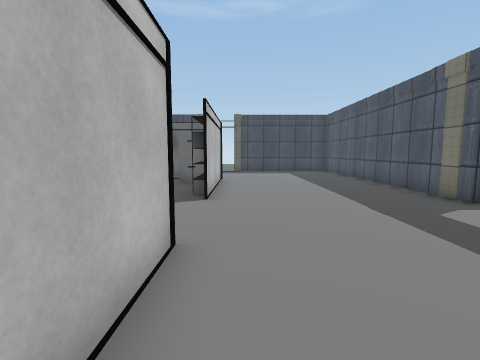
[1] (above)

20 first-person views from a walk through a 3-D level made in the Unity game engine. The camera is 1.2 m above the floor, tilts 6° down and sees 85° across. Doors are open. The floor is counted in squares, 1 m on a side. Each view is taken from the middle of a square. On the plan, view 1 faces up. The plan holds only what a view shows up to about 12 squares ahead; the rest is blank. The place goes on beyond the plan. Some surface patterns are stand-ins.

[2]
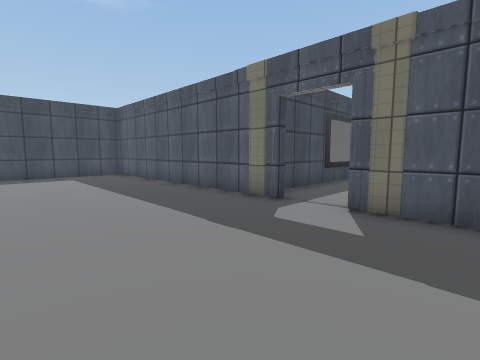

[3]
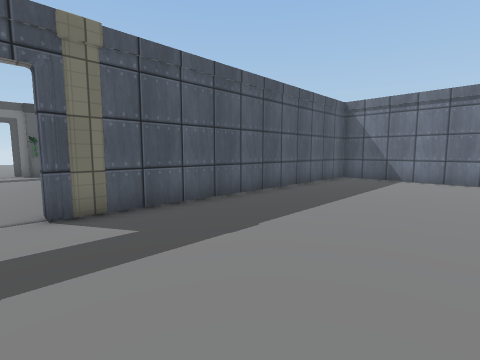

[4]
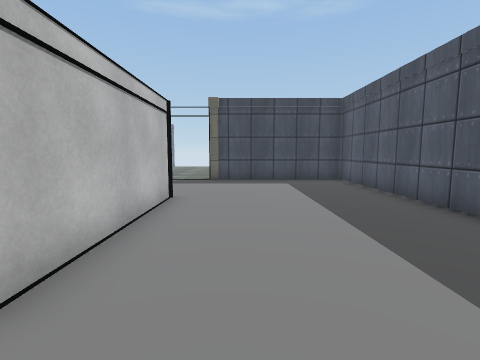

[5]
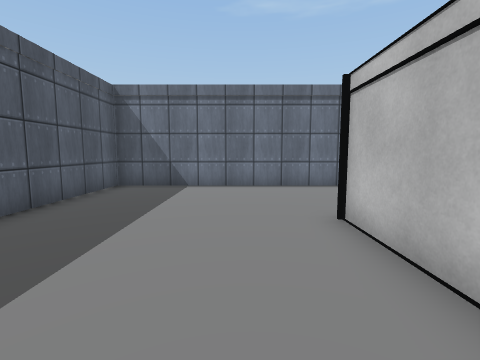

[6]
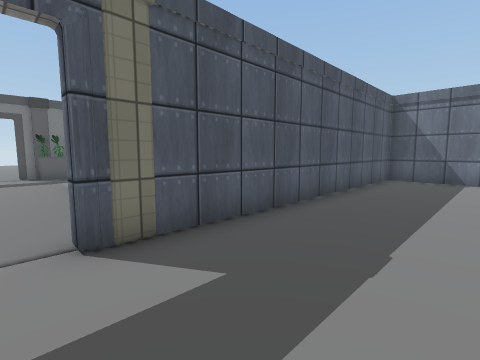

[7]
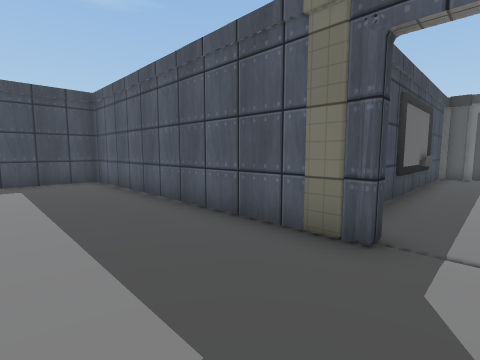

[8]
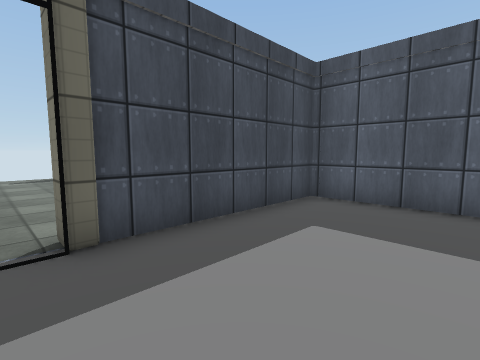

[9]
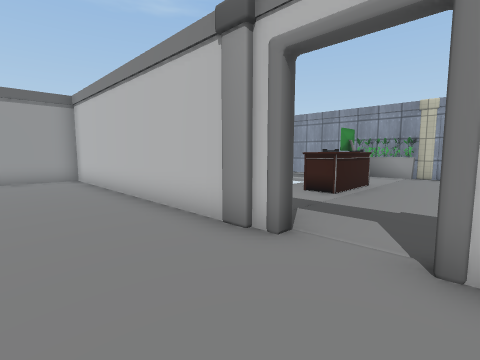

[10]
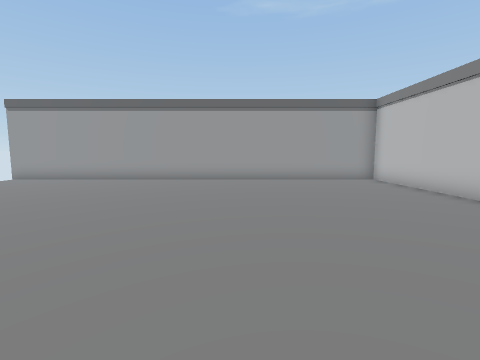

[11]
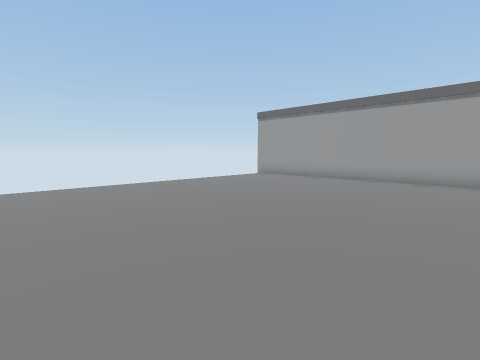

[12]
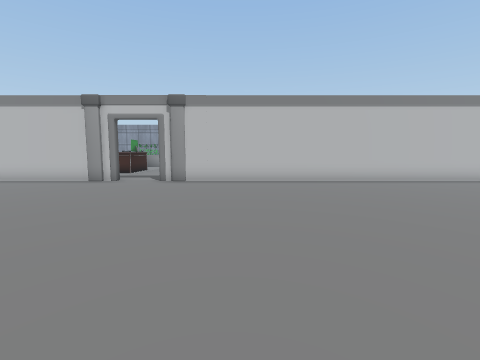

[13]
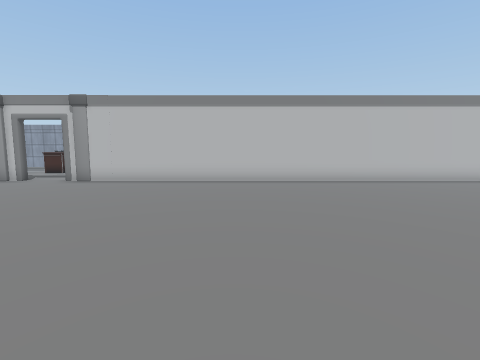

[14]
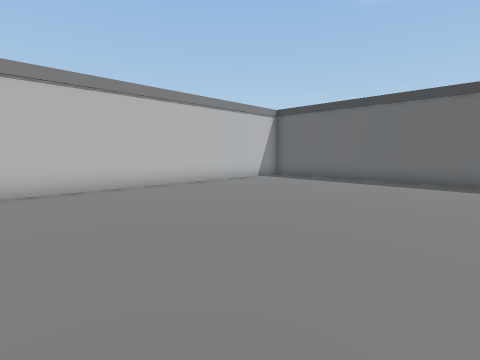

[15]
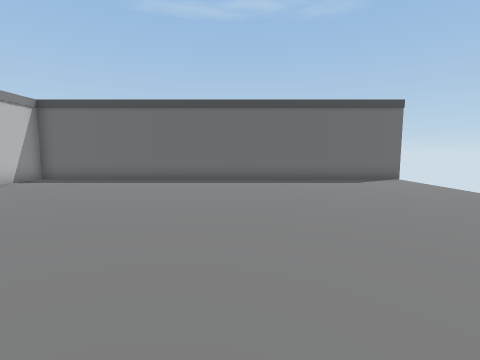

[16]
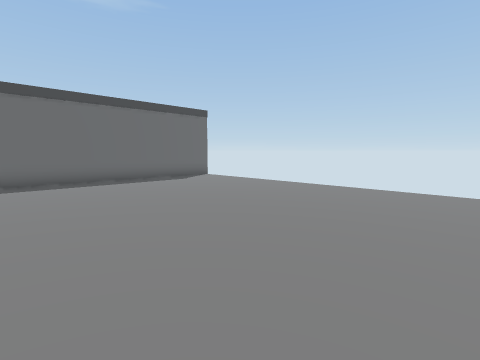

[17]
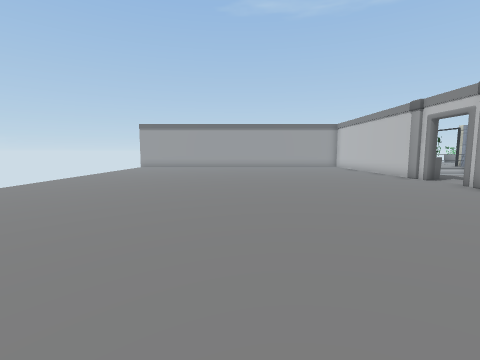

[18]
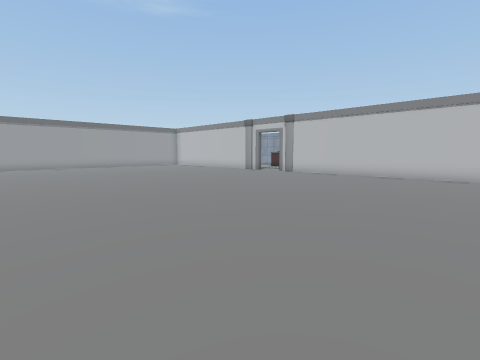

[19]
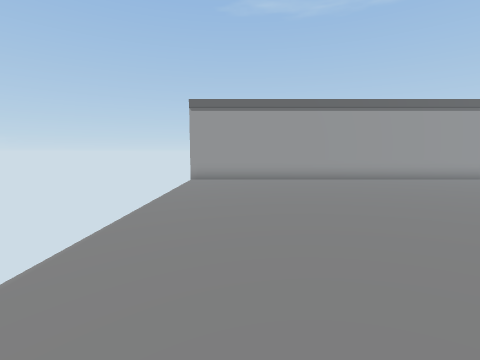

[20]
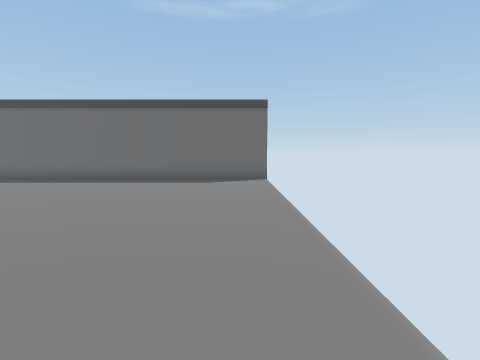

### Floor plan
Points are (right, up) in squares from view 1. A wall is a line through its corners. A room is listed if a view was taken in it or the views show most of it. See-through windows are left out.
Room 1 (views 1, 2, 3, 4, 5, 6, 7, 8)
walls: (-0.9, 3.4) (-0.9, -2.8); (-0.9, 7.5) (-0.9, 6.6); (5.9, 6.1) (5.5, 6.1) (5.5, 16.7) (-0.3, 16.7) (-0.3, 17.1); (-0.9, 12) (-0.9, 10.4); (2.4, -7.4) (5.5, -7.4) (5.5, 4.2); (-1.5, -7.4) (0.5, -7.4)
ways out: opening at (-1, 17.5); opening at (6, 5); open door at (0, 17.5); open door at (4.5, 6)
objects: shelf (-1, 8) to (-1, 9); other object (-1, 10)
Room 2 (views 9, 10, 11, 12, 13, 14, 15, 16, 17, 18, 19, 20)
walls: (17, 3.8) (17, -6.7) (33.2, -6.7); (17, 24.2) (17, 5.6); (33.2, 27.8) (17, 27.8) (17, 25.8)
ways out: opening at (17, 5); open door at (17.5, 4); gap at (33, -7); gap at (33, 28)

Where each view was taken, in squares from view 1:
view 1: 0 up, 0 right, facing up
view 2: 2 up, 0 right, facing up-right
view 3: 5 up, 0 right, facing down-right
view 4: 5 up, 1 right, facing up
view 5: 2 up, 1 right, facing down
view 6: 5 up, 2 right, facing down-right
view 7: 5 up, 2 right, facing up-right
view 8: 13 up, 1 left, facing up-right
view 9: 6 up, 20 right, facing down-left
view 10: 5 up, 23 right, facing down
view 11: 5 up, 23 right, facing down-right
view 12: 9 up, 28 right, facing left
view 13: 13 up, 28 right, facing left
view 14: 16 up, 26 right, facing up-left
view 15: 16 up, 26 right, facing up
view 16: 16 up, 24 right, facing up-right
view 17: 15 up, 25 right, facing down
view 18: 16 up, 31 right, facing down-left
view 19: 5 up, 31 right, facing down
view 20: 16 up, 32 right, facing up
